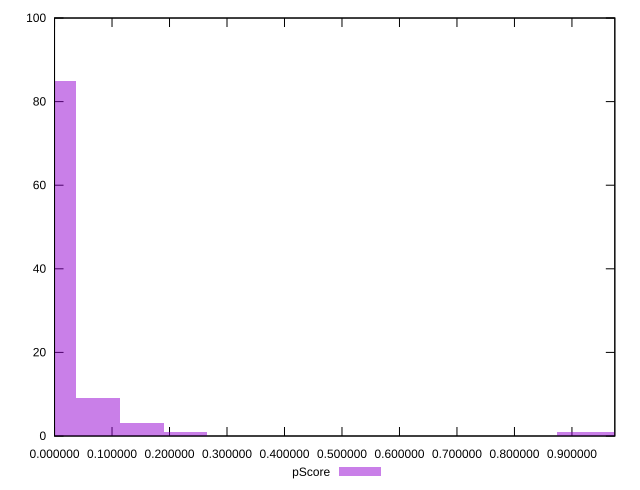

This figure's gnuplot source:
reset

$pScore <<EOF
0.9872841918844486 1
0.9113392540471833 1
0 85
0.22783481351179583 1
0.07594493783726528 9
0.15188987567453055 3
EOF

set key outside below
set boxwidth 0.07594493783726528
set xrange [0.000005580586634301721:0.9745881488544543]
set yrange [0:100]
set trange [0:100]
set style fill transparent solid 0.5 noborder
set terminal svg size 640, 490 enhanced background rgb 'white'
set output "report/report_00029_2021-02-24T13-36-40.390Z/estimated-input-latency/samples/astro/pScore/histogram.svg"

plot $pScore title "pScore" with boxes

reset
